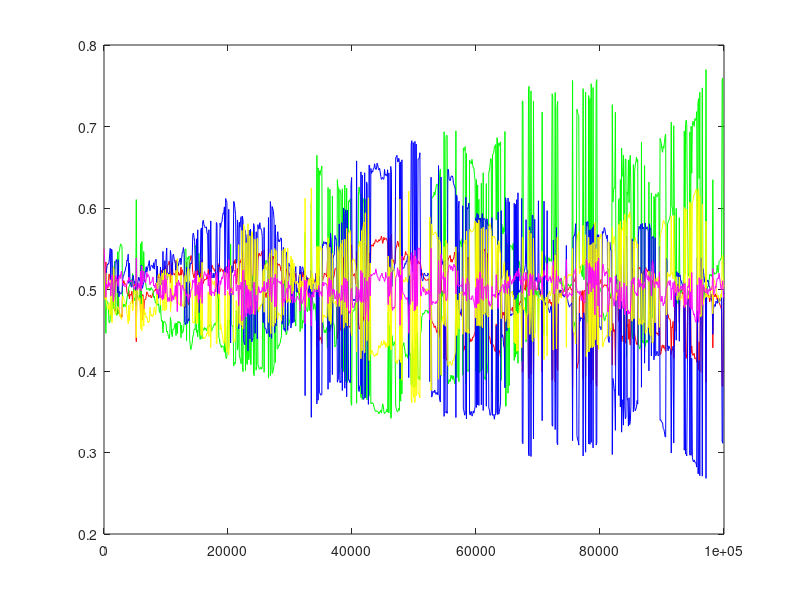
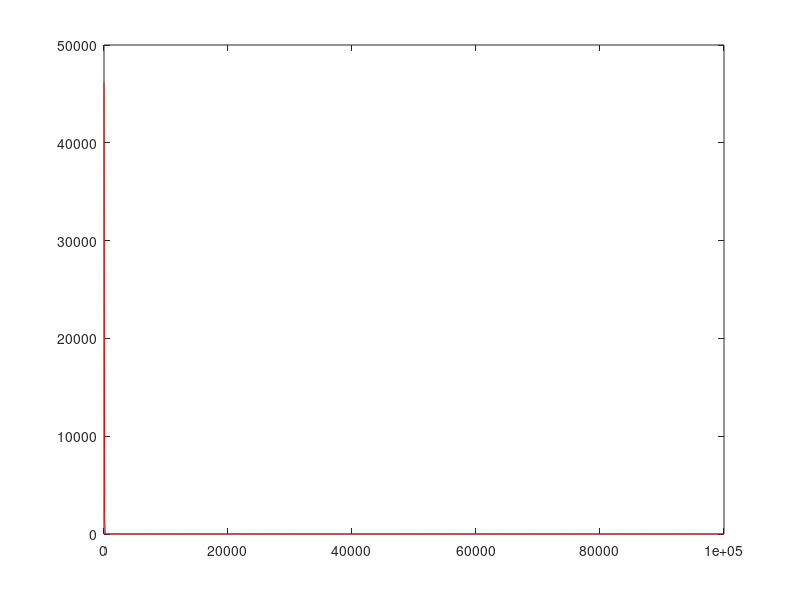
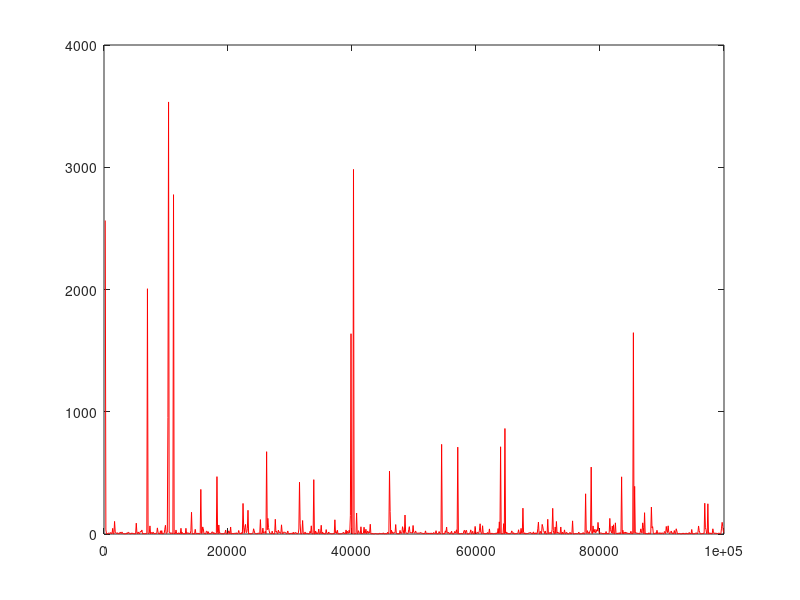
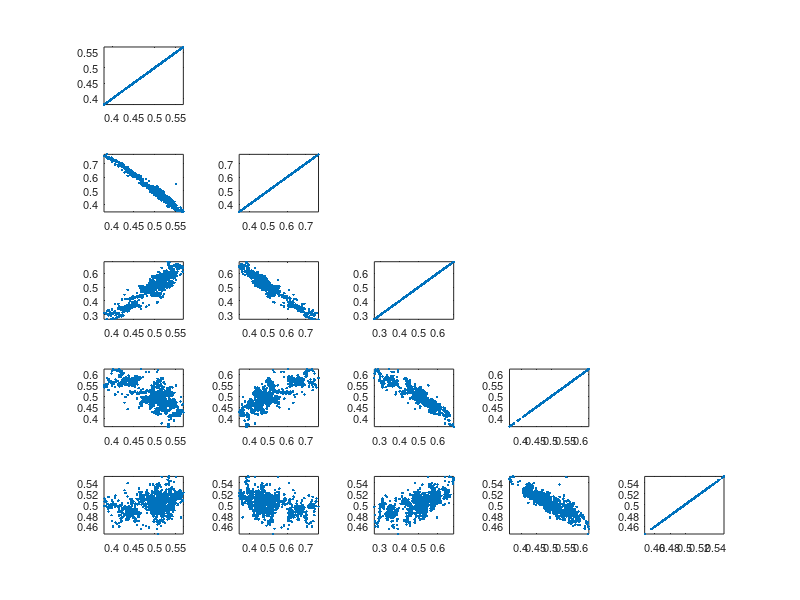

Here is the MATLAB script that generated these plots, in order:
  clear;
  vars={'xs','fs','accept','accept_count','swap_accepted','swap_attempted','nruns','N'};
  load('5vars_100kruns_50swaps.mat',vars{:});
  
  acceptance = accept./accept_count
  swap_rate=swap_accepted./(swap_attempted+swap_accepted)
  expected_value = mean(xs,2)'
  covariance_matrix=cov(xs')
  std_array=sqrt(diag(covariance_matrix))'
  
  myinds = round(linspace(1,nruns,min(1000,nruns)));
  close all;
  figure;
  %plot(myinds, xs(:,myinds));
  plot(myinds, xs(1,myinds),'r',myinds, xs(2,myinds),'g',myinds, xs(3,myinds),'b',...
      myinds, xs(4,myinds),'y',myinds, xs(5,myinds),'m');

 figure;
 plot(myinds,fs(myinds),'r');
 %plot(myinds,fs{1}(myinds),'r',myinds,fs{2}(myinds),'b',myinds,fs{3}(myinds),'g');

 figure;
 plot(myinds,exp(fs(myinds)),'r');
 %plot(myinds,exp(fs{1}(myinds)),'r',myinds,exp(fs{2}(myinds)),'b',myinds,exp(fs{3}(myinds)),'g');
 
  figure;
  for xc = 1:N
    for xc2 = xc:N
      subplot(N,N,sub2ind([N,N],xc,xc2));
      plot(xs(xc,myinds),xs(xc2,myinds),'.');
      set(gca,'FontSize',8);
      axis tight
    end
  end

  figure; 
  for xc = 1:size(xs,1)
    subplot(1,size(xs,1),xc)
    [n,X]=hist(xs(xc,:),20);
    bar(X,n/sum(n));
    set(gca,'XLim',[0.2 0.8],'FontSize',8);
  end  